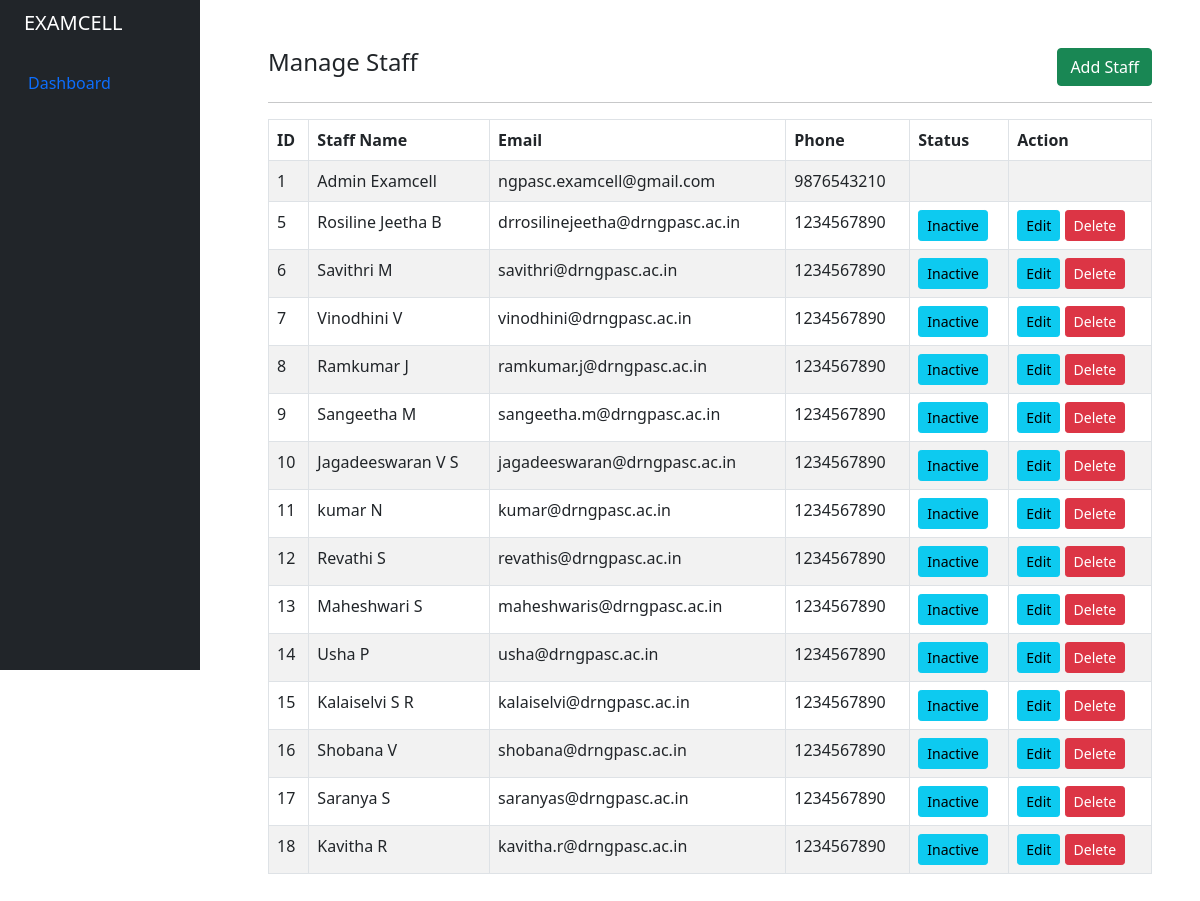
/admin/staff.php (signed in), run on the app's committed database.
### tables this page shows
CREATE TABLE `tbl_staff` (
  `id` int(11) NOT NULL,
  `email` varchar(100) NOT NULL,
  `firstname` varchar(50) NOT NULL,
  `lastname` varchar(50) NOT NULL,
  `phonenumber` varchar(30) DEFAULT NULL,
  `password` varchar(250) NOT NULL,
  `pass_code` varchar(250) DEFAULT NULL,
  `profile_image` varchar(191) DEFAULT NULL,
  `staff_department` int(11) NOT NULL DEFAULT 0,
  `admin` int(11) NOT NULL DEFAULT 0,
  `active` int(11) NOT NULL DEFAULT 1,
  `media_path_slug` varchar(191) DEFAULT NULL,
  `created_at` datetime NOT NULL,
  `created_by` int(11) NOT NULL,
  `updated_at` datetime NOT NULL,
  `updated_by` int(11) NOT NULL
);

### admin/staff.php (the view, shortened to what this page needs)
<?php
include '../helpers/basic_helper.php';
if (isset($_SESSION['email']) && isset($_SESSION['id'])) {
    echo site_header();
?>
    <div class="container-fluid">
        <div class="row flex-nowrap">
            <?php echo site_navbar(); ?>
            <div class="after-side-content col py-5 px-5">
                <div class="row">
                    <div class="col-md-8">
                            <h4>Manage Staff</h4>
                    </div>
                    <div class="col-md-4">
                        <a href="staff_create_edit.php" class="btn btn-success rounded float-end">Add Staff</a>
                    </div>
                </div>
                <div>
                    <hr>
                    <table class="table table-bordered table-striped">
                        <thead>
                            <tr>
                                <th>ID</th>
                                <th>Staff Name</th>
                                <th>Email</th>
                                <th>Phone</th>
                                <th>Status</th>
                                <th>Action</th>
                            </tr>
                        </thead>
                        <tbody>
                            <?php
                            $query = "SELECT * FROM tbl_staff";
                            $query_run = mysqli_query($conn, $query);
                            if (mysqli_num_rows($query_run) > 0) {
                                foreach ($query_run as $staff) {
                            ?>
                                    <tr>
                                        <td><?= $staff['id']; ?></td>
                                        <td><?= $staff['firstname'] . ' ' . $staff['lastname']; ?></td>
                                        <td><?= $staff['email']; ?></td>
                                        <td><?= $staff['phonenumber']; ?></td>
                                        <td>
                                            <?php
                                                if ($staff['admin'] == 0) {
                                                $statuses = ['Inactive', 'Active'];
                                            ?>
                                            <form action="controller.php" method="POST" class="d-inline">
                                                <button type="submit" name="change_staff_status" value="<?php echo $statuses[!$staff['active']] . ' ' . $staff['id']; ?>" class="btn btn-sm btn-info"><?php echo $statuses[!$staff['active']]; ?></button>
                                            </form>
                                            <?php } ?>
                                        </td>
                                        <td>
                                            <?php if ($staff['admin'] == 0) { ?>
                                            <a href="staff_create_edit.php?id=<?= $staff['id']; ?>" class="btn btn-info btn-sm">Edit</a>
                                            <form action="controller.php" method="POST" class="d-inline">
                                                <button type="submit" name="delete_staff" value="<?= $staff['id']; ?>" class="btn btn-danger btn-sm">Delete</button>
                                            </form>
                                            <?php } ?>
                                        </td>
                                    </tr>
                            <?php
                                }
                            } else {
                                echo "<h5> No Record Found </h5>";
                            }
                            ?>
                        </tbody>
                    </table>
                </div>
            </div>
        </div>
    </div>
<?php
    echo site_footer();
} else {
    header("Location: index.php");
}

### assets/styles.css (style rules this page uses)
.after-side-content { margin-left: 220px !important; }

### data on the page
tbl_staff: id "1", firstname "Admin", lastname "Examcell", email "ngpasc.examcell@gmail.com", phonenumber "9876543210"
tbl_staff: id "5", firstname "Rosiline Jeetha", lastname "B", email "drrosilinejeetha@drngpasc.ac.in", phonenumber "1234567890", active "Inactive"
tbl_staff: id "6", firstname "Savithri", lastname "M", email "savithri@drngpasc.ac.in", phonenumber "1234567890", active "Inactive"
tbl_staff: id "7", firstname "Vinodhini", lastname "V", email "vinodhini@drngpasc.ac.in", phonenumber "1234567890", active "Inactive"
tbl_staff: id "8", firstname "Ramkumar", lastname "J", email "ramkumar.j@drngpasc.ac.in", phonenumber "1234567890", active "Inactive"
tbl_staff: id "9", firstname "Sangeetha", lastname "M", email "sangeetha.m@drngpasc.ac.in", phonenumber "1234567890", active "Inactive"
tbl_staff: id "10", firstname "Jagadeeswaran", lastname "V S", email "jagadeeswaran@drngpasc.ac.in", phonenumber "1234567890", active "Inactive"
tbl_staff: id "11", firstname "kumar", lastname "N", email "kumar@drngpasc.ac.in", phonenumber "1234567890", active "Inactive"
tbl_staff: id "12", firstname "Revathi", lastname "S", email "revathis@drngpasc.ac.in", phonenumber "1234567890", active "Inactive"
tbl_staff: id "13", firstname "Maheshwari", lastname "S", email "maheshwaris@drngpasc.ac.in", phonenumber "1234567890", active "Inactive"
tbl_staff: id "14", firstname "Usha", lastname "P", email "usha@drngpasc.ac.in", phonenumber "1234567890", active "Inactive"
tbl_staff: id "15", firstname "Kalaiselvi", lastname "S R", email "kalaiselvi@drngpasc.ac.in", phonenumber "1234567890", active "Inactive"
tbl_staff: id "16", firstname "Shobana", lastname "V", email "shobana@drngpasc.ac.in", phonenumber "1234567890", active "Inactive"
tbl_staff: id "17", firstname "Saranya", lastname "S", email "saranyas@drngpasc.ac.in", phonenumber "1234567890", active "Inactive"
tbl_staff: id "18", firstname "Kavitha", lastname "R", email "kavitha.r@drngpasc.ac.in", phonenumber "1234567890", active "Inactive"
